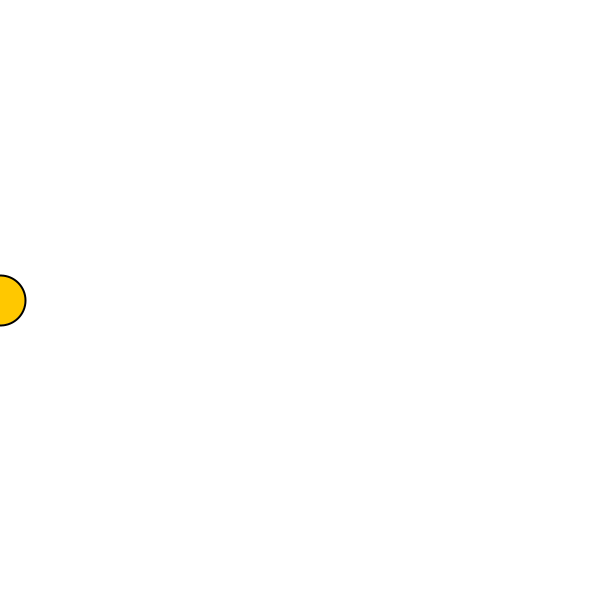
Frame 1 (no input)
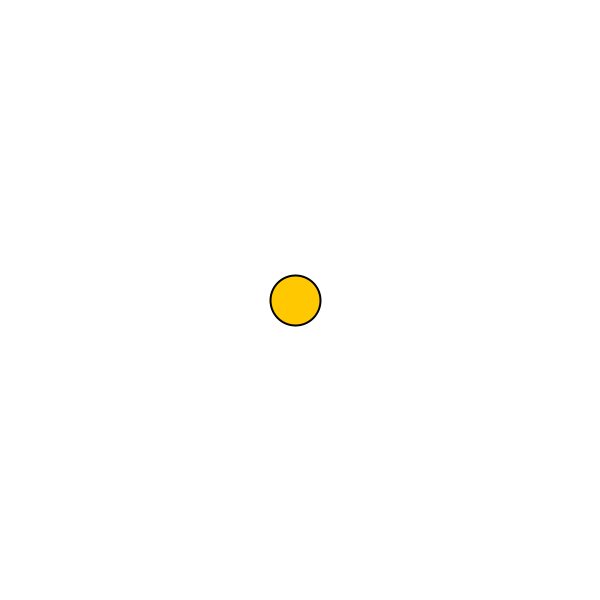
Frame 60 (the mouse pressed at the canvas centre just before this capture)
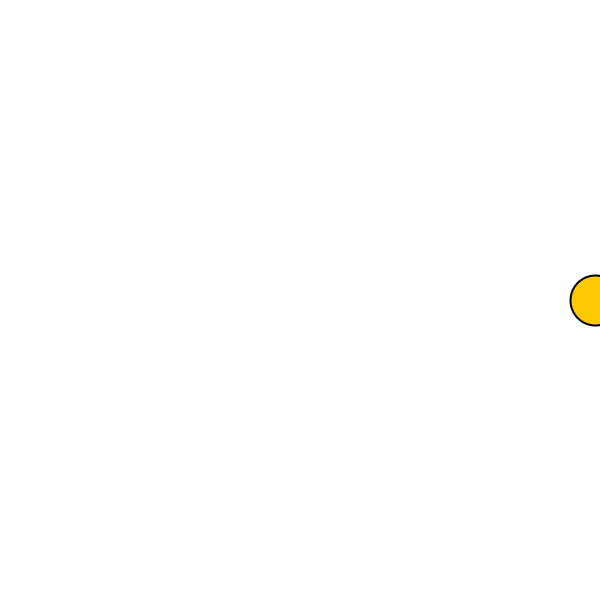
Frame 120 (the mouse held since frame 60 and released just before this capture)

The Processing sketch that drew these frames (run headless with seeded random() and noise(); from frame 60 on, the mouse is pressed at the canvas centre):

// Processing sketch: sketch_220127c_ball_control
// ── sketch_220127c_ball_control.pde
float x;
float y;

float vx;
float vy;

void setup(){
  size(600,600);
  strokeWeight(2);
  fill(255,200,0);
  
  x = 0;
  y = height/2;
  
  vx = 5;
  vy = 0;
  
}

void keyPressed(){
  if(keyCode == LEFT){
    vx -= 1;
  }else if(keyCode == RIGHT){
    vx += 1;
  }else if(keyCode == UP){
    vy -= 1;
  }else if(keyCode ==  DOWN){
    vy += 1;
  }
}

void draw(){
    
  background(255);
  ellipse(x,y,50,50);
  
  x += vx;
  y += vy;
  
  if(x >= width){
    x = 0;
  }else if(x <= 0){
    x = width;
  }else if(y >= height){
    y = 0;
  }else if(y <= 0){
    y = height;
  }
}  
  
